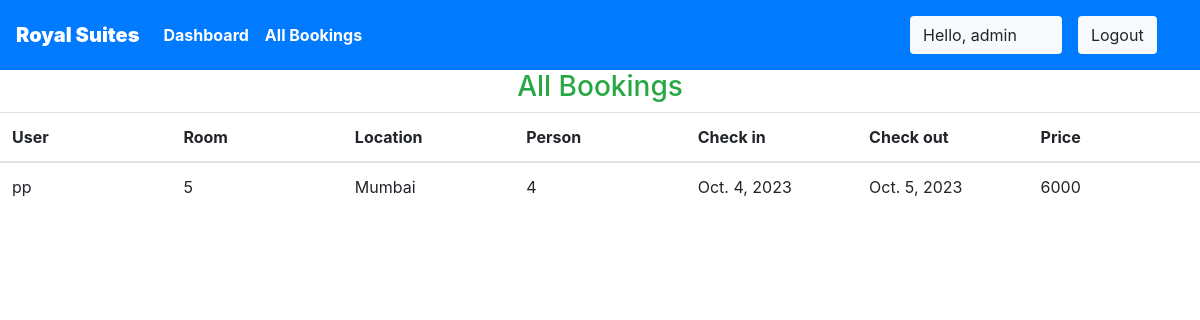
Page /staff/allbookings (signed in) on the committed database.
### royalsuites/models.py (models this page shows, shortened)
class Reservation(models.Model):
    check_in = models.DateField(auto_now =False)
    check_out = models.DateField()
    room = models.ForeignKey(Rooms, on_delete = models.CASCADE)
    guest = models.ForeignKey(User, on_delete= models.CASCADE)
    booking_id = models.CharField(max_length=100,default="null")

class Rooms(models.Model):
    ROOM_STATUS = (
    ("1", "available"),
    ("2", "not available"),
    )
    ROOM_TYPE = (
    ("1", "premium"),
    ("2", "deluxe"),
    ("3","basic"),
    )
    room_type = models.CharField(max_length=50,choices = ROOM_TYPE)
    capacity = models.IntegerField()
    price = models.IntegerField()
    size = models.IntegerField()
    hotel = models.ForeignKey(Hotels, on_delete = models.CASCADE)
    status = models.CharField(choices =ROOM_STATUS,max_length = 15)
    roomnumber = models.IntegerField()

class Hotels(models.Model):
    name = models.CharField(max_length=30,default="royalsuites")
    owner = models.CharField(max_length=20)
    location = models.CharField(max_length=50)
    state = models.CharField(max_length=50,default="Maharashtra")
    country = models.CharField(max_length=50,default="India")

### royalsuites/views.py (the view)
# urls.py: path('staff/allbookings', views.all_bookings,name="allbookigs"),
@login_required(login_url='/staff')
def all_bookings(request):
    bookings = Reservation.objects.all()
    if not bookings:
        messages.warning(request,"No Bookings Found")
    return HttpResponse(render(request,'staff/allbookings.html',{'bookings':bookings}))

### templates/staff/allbookings.html (shortened to what this page needs)
{% extends 'basic.html' %}
{% block body %}
<h3 class="text-center  text-success">All Bookings </h3>
<table class="table">
    <thead>
        <th>User</th>
        <th>Room</th>
        <th>Location</th>
        <th>Person</th>
        <th>Check in</th>
        <th>Check out</th>
        <th>Price</th>
    </thead>
    {% for each_booking in bookings %}
    <tr>
        <td>{{each_booking.guest.username}}</td>
        <td>{{each_booking.room.roomnumber}}</td>
        <td>{{each_booking.room.hotel.location}}</td>
        <td>{{each_booking.room.capacity}}</td>
        <td>{{each_booking.check_in}}</td>
        <td>{{each_booking.check_out}}</td>
        <td>{{each_booking.room.price}}</td>
    </tr>
    {% endfor %}
</table>
{% endblock body %}

### templates/basic.html (shortened to what this page needs)
{% load static %}
<!DOCTYPE html>
<!DOCTYPE html>
<html lang="en">
<head>
    <link rel="stylesheet" href="https://use.fontawesome.com/releases/v5.7.0/css/all.css">
    <link rel="stylesheet" href="{% static 'bootstrap\bootstrap.css' %}">
    <link rel="stylesheet" href="https://maxcdn.bootstrapcdn.com/bootstrap/4.5.0/css/bootstrap.min.css" >
</head>
<body style="dbackground-image: url('https://source.unsplash.com/random');height: 100%;">
    <div class="container-fluid px-0">
        <nav class="navbar navbar-expand-lg navbar-dark bg-primary font-weight-bold">
            <a class="navbar-brand text-bold bg-black " href="/"><b>Royal Suites</b></a>
            <div class="collapse navbar-collapse " id="navbarSupportedContent">
                <ul class="navbar-nav mr-auto ">
                    {% if user.is_staff %}
                    <li class="nav-item active">
                        <a class="nav-link text-bold" href="/staff/panel">Dashboard </a>
                    </li>
                    {% elif user.is_staff == False and user.is_authenticated %}
                    <li class="nav-item active">
                            <a class="nav-link text-bold" href="/user/bookings">My Bookings </a>
                        </li>
                    {% endif %}
                    {% if user.is_staff %}
                    <li class="nav-item active">
                            <a class="nav-link text-bold" href="/staff/allbookings">All Bookings </a>
                        </li>
                    {% endif %}
                </ul>
                {% if user.is_authenticated %}
                      <button class="btn btn-group bg-light" data-toggle="modal" data-target="#forlogin">
                       Hello, {{request.user}}
                       <a href="/logout" class="nav-link">
                    <button class="btn btn-group bg-light" data-toggle="modal" data-target="#forlogin">
                        Logout
                    </button></a>&nbsp; &nbsp;
                    </button>
                {% endif %}
            </div>
        </nav>
    </div>
    {% block body %}
    {% endblock body %}
</body>
</html>

### templates/basic.html (style rules this page uses)
a { text-decoration: none; }
.table { table-layout: fixed ; width: 100% ; }

### rows in the picture
Reservation: guest.username "pp", room.roomnumber "5", room.hotel.location "Mumbai", room.capacity "4", check_in "Oct. 4, 2023", check_out "Oct. 5, 2023", room.price "6000"

### other values in the picture
{{ request.user }} "admin"
